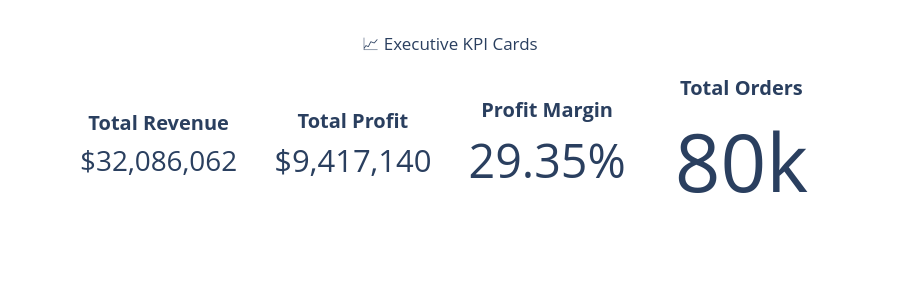

The notebook cell saved with this chart:
### Code cell
from plotly.subplots import make_subplots
import plotly.graph_objects as go

total_orders = df["OrderID"].nunique()

fig = make_subplots(
    rows=1,
    cols=4,
    specs=[[{"type":"indicator"}]*4]
)

fig.add_trace(go.Indicator(
    mode="number",
    value=total_revenue,
    number={'prefix':'$','valueformat':',.0f'},
    title={'text':'<b>Total Revenue</b>'}
), row=1, col=1)

fig.add_trace(go.Indicator(
    mode="number",
    value=total_profit,
    number={'prefix':'$','valueformat':',.0f'},
    title={'text':'<b>Total Profit</b>'}
), row=1, col=2)

fig.add_trace(go.Indicator(
    mode="number",
    value=profit_margin,
    number={'suffix':'%','valueformat':'.2f'},
    title={'text':'<b>Profit Margin</b>'}
), row=1, col=3)

fig.add_trace(go.Indicator(
    mode="number",
    value=total_orders,
    title={'text':'<b>Total Orders</b>'}
), row=1, col=4)

fig.update_layout(
    title="📈 Executive KPI Cards",
    title_x=0.5,
    template="plotly_white",
    height=300
)

fig.show()

### Figure 1 — Plotly figure (JSON) as saved in the notebook; plotly's stock layout.template omitted (floating-point values rounded to 4 significant figures)
{"data": [{"domain": {"x": [0, 0.2125], "y": [0, 1]}, "mode": "number", "number": {"prefix": "$", "valueformat": ",.0f"}, "title": {"text": "<b>Total Revenue</b>"}, "type": "indicator", "value": 32090000.0}, {"domain": {"x": [0.2625, 0.475], "y": [0, 1]}, "mode": "number", "number": {"prefix": "$", "valueformat": ",.0f"}, "title": {"text": "<b>Total Profit</b>"}, "type": "indicator", "value": 9417000.0}, {"domain": {"x": [0.525, 0.7375], "y": [0, 1]}, "mode": "number", "number": {"suffix": "%", "valueformat": ".2f"}, "title": {"text": "<b>Profit Margin</b>"}, "type": "indicator", "value": 29.35}, {"domain": {"x": [0.7875, 1], "y": [0, 1]}, "mode": "number", "title": {"text": "<b>Total Orders</b>"}, "type": "indicator", "value": 80000}], "layout": {"height": 300, "title": {"text": "📈 Executive KPI Cards", "x": 0.5}}}
